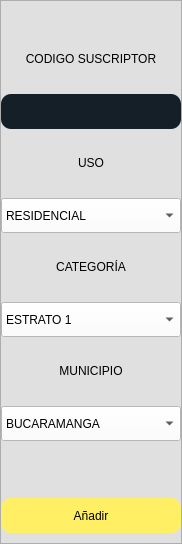
        <widget class="QFrame" name="frame_newref">
         <property name="sizePolicy">
          <sizepolicy hsizetype="Preferred" vsizetype="Preferred">
           <horstretch>0</horstretch>
           <verstretch>0</verstretch>
          </sizepolicy>
         </property>
         <property name="minimumSize">
          <size>
           <width>0</width>
           <height>0</height>
          </size>
         </property>
         <property name="maximumSize">
          <size>
           <width>0</width>
           <height>16777215</height>
          </size>
         </property>
         <property name="styleSheet">
          <string notr="true">QFrame{
background-color:#e0e0e0;
}
QLineEdit{
border-radius: 10%;
background-color:#151f28;

}
</string>
         </property>
         <property name="frameShape">
          <enum>QFrame::StyledPanel</enum>
         </property>
         <property name="frameShadow">
          <enum>QFrame::Raised</enum>
         </property>
         <layout class="QGridLayout" name="gridLayout_3" rowstretch="0,0,0,0,0,0,0,0,0,0,0,0">
          <property name="leftMargin">
           <number>0</number>
          </property>
          <property name="topMargin">
           <number>10</number>
          </property>
          <property name="rightMargin">
           <number>0</number>
          </property>
          <property name="bottomMargin">
           <number>10</number>
          </property>
          <property name="horizontalSpacing">
           <number>0</number>
          </property>
          <property name="verticalSpacing">
           <number>17</number>
          </property>
          <item row="6" column="0">
           <widget class="QLabel" name="label_15">
            <property name="minimumSize">
             <size>
              <width>180</width>
              <height>35</height>
             </size>
            </property>
            <property name="maximumSize">
             <size>
              <width>180</width>
              <height>35</height>
             </size>
            </property>
            <property name="styleSheet">
             <string notr="true">font: 500 14pt &quot;Ubuntu Mono&quot;;</string>
            </property>
            <property name="text">
             <string>&lt;html&gt;&lt;head/&gt;&lt;body&gt;&lt;p align=&quot;center&quot;&gt;CATEGORÍA&lt;/p&gt;&lt;/body&gt;&lt;/html&gt;</string>
            </property>
           </widget>
          </item>
          <item row="5" column="0">
           <widget class="QComboBox" name="cb_uso">
            <property name="sizePolicy">
             <sizepolicy hsizetype="Minimum" vsizetype="Fixed">
              <horstretch>0</horstretch>
              <verstretch>0</verstretch>
             </sizepolicy>
            </property>
            <property name="minimumSize">
             <size>
              <width>180</width>
              <height>35</height>
             </size>
            </property>
            <property name="maximumSize">
             <size>
              <width>180</width>
              <height>35</height>
             </size>
            </property>
            <property name="styleSheet">
             <string notr="true">font: 500 14pt &quot;Ubuntu Mono&quot;;

background-color: #ffffff;</string>
            </property>
            <item>
             <property name="text">
              <string>RESIDENCIAL</string>
             </property>
            </item>
            <item>
             <property name="text">
              <string>RURAL</string>
             </property>
            </item>
           </widget>
          </item>
          <item row="1" column="0">
           <widget class="QPushButton" name="icono_new_ref">
            <property name="minimumSize">
             <size>
              <width>0</width>
              <height>0</height>
             </size>
            </property>
            <property name="maximumSize">
             <size>
              <width>16777215</width>
              <height>16777215</height>
             </size>
            </property>
            <property name="styleSheet">
             <string notr="true">QPushButton{
background-color: #e0e0e0;
border-radius:0px;

}</string>
            </property>
            <property name="text">
             <string/>
            </property>
            <property name="icon">
             <iconset>
              <normaloff>ICONOS/NEW_REF.png</normaloff>ICONOS/NEW_REF.png</iconset>
            </property>
            <property name="iconSize">
             <size>
              <width>80</width>
              <height>80</height>
             </size>
            </property>
           </widget>
          </item>
          <item row="3" column="0">
           <widget class="QLineEdit" name="codigo_suscriptor">
            <property name="sizePolicy">
             <sizepolicy hsizetype="Minimum" vsizetype="Fixed">
              <horstretch>0</horstretch>
              <verstretch>0</verstretch>
             </sizepolicy>
            </property>
            <property name="minimumSize">
             <size>
              <width>180</width>
              <height>35</height>
             </size>
            </property>
            <property name="maximumSize">
             <size>
              <width>180</width>
              <height>35</height>
             </size>
            </property>
            <property name="font">
             <font>
              <family>Ubuntu Mono</family>
              <pointsize>14</pointsize>
              <weight>62</weight>
              <italic>false</italic>
              <bold>true</bold>
             </font>
            </property>
            <property name="styleSheet">
             <string notr="true">font: 500 14pt &quot;Ubuntu Mono&quot;;
color: #a6a6a6;</string>
            </property>
            <property name="text">
             <string/>
            </property>
            <property name="maxLength">
             <number>32768</number>
            </property>
            <property name="alignment">
             <set>Qt::AlignCenter</set>
            </property>
           </widget>
          </item>
          <item row="2" column="0">
           <widget class="QLabel" name="label_17">
            <property name="minimumSize">
             <size>
              <width>180</width>
              <height>35</height>
             </size>
            </property>
            <property name="maximumSize">
             <size>
              <width>180</width>
              <height>35</height>
             </size>
            </property>
            <property name="styleSheet">
             <string notr="true">font: 500 14pt &quot;Ubuntu Mono&quot;;</string>
            </property>
            <property name="text">
             <string>&lt;html&gt;&lt;head/&gt;&lt;body&gt;&lt;p align=&quot;center&quot;&gt;CODIGO SUSCRIPTOR&lt;/p&gt;&lt;/body&gt;&lt;/html&gt;</string>
            </property>
           </widget>
          </item>
          <item row="8" column="0">
           <widget class="QLabel" name="label_16">
            <property name="minimumSize">
             <size>
              <width>180</width>
              <height>35</height>
             </size>
            </property>
            <property name="maximumSize">
             <size>
              <width>180</width>
              <height>35</height>
             </size>
            </property>
            <property name="styleSheet">
             <string notr="true">font: 500 14pt &quot;Ubuntu Mono&quot;;</string>
            </property>
            <property name="text">
             <string>&lt;html&gt;&lt;head/&gt;&lt;body&gt;&lt;p align=&quot;center&quot;&gt;MUNICIPIO&lt;/p&gt;&lt;/body&gt;&lt;/html&gt;</string>
            </property>
           </widget>
          </item>
          <item row="9" column="0">
           <widget class="QComboBox" name="cb_municipio">
            <property name="minimumSize">
             <size>
              <width>180</width>
              <height>35</height>
             </size>
            </property>
            <property name="maximumSize">
             <size>
              <width>180</width>
              <height>35</height>
             </size>
            </property>
            <property name="styleSheet">
             <string notr="true">font: 500 14pt &quot;Ubuntu Mono&quot;;

background-color: #ffffff;</string>
            </property>
            <item>
             <property name="text">
              <string>BUCARAMANGA</string>
             </property>
            </item>
            <item>
             <property name="text">
              <string>FLORIDABLANCA</string>
             </property>
            </item>
            <item>
             <property name="text">
              <string>GIRÓN</string>
             </property>
            </item>
           </widget>
          </item>
          <item row="4" column="0">
           <widget class="QLabel" name="label_9">
            <property name="minimumSize">
             <size>
              <width>180</width>
              <height>35</height>
             </size>
            </property>
            <property name="maximumSize">
             <size>
              <width>180</width>
              <height>35</height>
             </size>
            </property>
            <property name="styleSheet">
             <string notr="true">font: 500 14pt &quot;Ubuntu Mono&quot;;</string>
            </property>
            <property name="text">
             <string>&lt;html&gt;&lt;head/&gt;&lt;body&gt;&lt;p align=&quot;center&quot;&gt;USO&lt;/p&gt;&lt;/body&gt;&lt;/html&gt;</string>
            </property>
           </widget>
          </item>
          <item row="11" column="0">
           <widget class="QPushButton" name="anadir">
            <property name="minimumSize">
             <size>
              <width>180</width>
              <height>35</height>
             </size>
            </property>
            <property name="maximumSize">
             <size>
              <width>180</width>
              <height>35</height>
             </size>
            </property>
            <property name="styleSheet">
             <string notr="true">QPushButton{
font:520 14pt &quot;Ubuntu Mono&quot;;
background-color: #ffef65;
color: black;
border-radius: 10%;
}</string>
            </property>
            <property name="text">
             <string>Añadir</string>
            </property>
            <property name="icon">
             <iconset>
              <normaloff>ICONOS/AÑADIR_ARCHIVO_LOGO.png</normaloff>ICONOS/AÑADIR_ARCHIVO_LOGO.png</iconset>
            </property>
            <property name="iconSize">
             <size>
              <width>20</width>
              <height>20</height>
             </size>
            </property>
           </widget>
          </item>
          <item row="7" column="0">
           <widget class="QComboBox" name="cb_categoria">
            <property name="minimumSize">
             <size>
              <width>180</width>
              <height>35</height>
             </size>
            </property>
            <property name="maximumSize">
             <size>
              <width>180</width>
              <height>35</height>
             </size>
            </property>
            <property name="styleSheet">
             <string notr="true">font: 500 14pt &quot;Ubuntu Mono&quot;;

background-color: #ffffff;</string>
            </property>
            <item>
             <property name="text">
              <string>ESTRATO 1</string>
             </property>
            </item>
            <item>
             <property name="text">
              <string>ESTRATO 2</string>
             </property>
            </item>
            <item>
             <property name="text">
              <string>ESTRATO 3</string>
             </property>
            </item>
            <item>
             <property name="text">
              <string>ESTRATO 4</string>
             </property>
            </item>
            <item>
             <property name="text">
              <string>ESTRATO 5</string>
             </property>
            </item>
            <item>
             <property name="text">
              <string>ESTRATO 6</string>
             </property>
            </item>
           </widget>
          </item>
          <item row="10" column="0">
           <spacer name="verticalSpacer_2">
            <property name="orientation">
             <enum>Qt::Vertical</enum>
            </property>
            <property name="sizeHint" stdset="0">
             <size>
              <width>20</width>
              <height>40</height>
             </size>
            </property>
           </spacer>
          </item>
         </layout>
        </widget>
